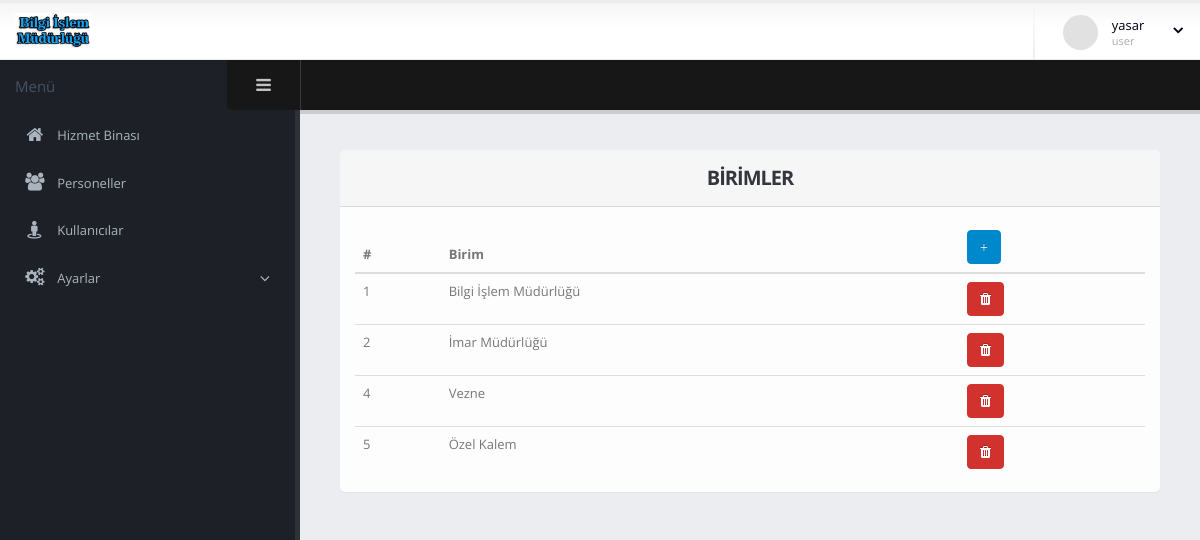
Page /birim.php (signed in) on the committed database.
### tables this page shows
CREATE TABLE IF NOT EXISTS `user` (
  `id` int(11) NOT NULL AUTO_INCREMENT,
  `ad` varchar(255) NOT NULL,
  `sifre` varchar(255) NOT NULL,
  `yetki` varchar(255) NOT NULL,
  PRIMARY KEY (`id`)
);

CREATE TABLE IF NOT EXISTS `birim` (
  `id` int(11) NOT NULL AUTO_INCREMENT,
  `ad` varchar(255) NOT NULL,
  PRIMARY KEY (`id`)
);

### birim.php (the view, shortened to what this page needs)
<?php
include "header.php";
include "db.php";
 ?>
 <section role="main" class="content-body">
   <header class="page-header">
   </header>
     <div class="row">
       <div class="col-md-12">
 								<section class="panel">
 									<header class="panel-heading">
 									<h2 class="panel-title"><b>BİRİMLER</b></h2>
 									</header>
 									<div class="panel-body">
 										<div class="table-responsive">
 											<table class="table table-hover mb-none">
 												<thead>
 													<tr>
 														<th>#</th>
 														<th>Birim</th>
 														<th><a class="modal-with-form btn btn-primary" href="#modalForm"><i class="fa  glyphicon-plus"></i></a></th>
 													</tr>
 												</thead>
 												<tbody>
                          <?php
                             $birim = $db->query("SELECT * FROM birim", PDO::FETCH_ASSOC);
                             if ( $birim->rowCount() ){
                             foreach( $birim as $birimler ){
                          ?>
 													<tr>
 														<td><?php echo $birimler['id']; ?></td>
 														<td><?php echo $birimler['ad']; ?></td>
 											      <td><a href="birim_sil_sonuc.php?id=<?php echo $birimler["id"]; ?>" class="delete-row"><button class="btn btn-danger"><i class="fa fa-trash"></i></button></a></td>
 													</tr>
                          <?php  } } ?>
 												</tbody>
 											</table>
 										</div>
 									</div>
 								</section>
 							</div>
     </div>
 </section>
</div>
</section>
<?php
include "footer.php";
 ?>

### header.php (shortened to what this page needs)
<?php
include "db.php";
if($_SESSION["login"]==true){
$id=$_SESSION["id"];
$query = $db->query("SELECT * FROM user WHERE id = '{$id}'")->fetch(PDO::FETCH_ASSOC);
 if ($query){
?>
<!doctype html>
<html class="fixed">
	<head>
		<link rel="stylesheet" href="assets/vendor/bootstrap/css/bootstrap.css" />
		<link rel="stylesheet" href="assets/vendor/font-awesome/css/font-awesome.css" />
		<link rel="stylesheet" href="assets/vendor/magnific-popup/magnific-popup.css" />
		<link rel="stylesheet" href="assets/vendor/bootstrap-datepicker/css/datepicker3.css" />
		<link rel="stylesheet" href="assets/vendor/select2/select2.css" />
		<link rel="stylesheet" href="assets/vendor/pnotify/pnotify.custom.css" />
		<link rel="stylesheet" href="assets/vendor/jquery-datatables-bs3/assets/css/datatables.css" />
    <link rel="stylesheet" href="assets/vendor/jquery-ui/css/ui-lightness/jquery-ui-1.10.4.custom.css" />
		<link rel="stylesheet" href="assets/vendor/bootstrap-multiselect/bootstrap-multiselect.css" />
		<link rel="stylesheet" href="assets/vendor/bootstrap-tagsinput/bootstrap-tagsinput.css" />
		<link rel="stylesheet" href="assets/vendor/bootstrap-colorpicker/css/bootstrap-colorpicker.css" />
		<link rel="stylesheet" href="assets/vendor/bootstrap-timepicker/css/bootstrap-timepicker.css" />
		<link rel="stylesheet" href="assets/vendor/dropzone/css/basic.css" />
		<link rel="stylesheet" href="assets/vendor/dropzone/css/dropzone.css" />
		<link rel="stylesheet" href="assets/vendor/bootstrap-markdown/css/bootstrap-markdown.min.css" />
		<link rel="stylesheet" href="assets/vendor/summernote/summernote.css" />
		<link rel="stylesheet" href="assets/vendor/summernote/summernote-bs3.css" />
		<link rel="stylesheet" href="assets/vendor/codemirror/lib/codemirror.css" />
		<link rel="stylesheet" href="assets/vendor/codemirror/theme/monokai.css" />
		<link rel="stylesheet" href="assets/stylesheets/theme.css" />
		<link rel="stylesheet" href="assets/stylesheets/skins/default.css" />
		<link rel="stylesheet" href="assets/stylesheets/theme-custom.css">
	</head>
	<body>
		<section class="body">
			<header class="header">
				<div class="logo-container">
					<a href="anasayfa.php" class="logo">
						<img src="assets/images/logo.jpg" height="35" alt="" />
					</a>
				</div>
				<div class="header-right">
					<span class="separator"></span>
					<div id="userbox" class="userbox">
						<a href="#" data-toggle="dropdown">
							<figure class="profile-picture">
								<img src="assets/images/!logged-user.jpg" alt="Joseph Doe" class="img-circle" data-lock-picture="assets/images/!logged-user.jpg" />
							</figure>
							<div class="profile-info" data-lock-name="John Doe" data-lock-email="johndoe@okler.com">
								<span class="name"><?php echo $query["ad"];?></span>
								<span class="role"><?php echo $query["yetki"];?></span>
							</div>
							<i class="fa custom-caret"></i>
						</a>
					</div>
				</div>
			</header>
			<div class="inner-wrapper">
				<aside id="sidebar-left" class="sidebar-left">
					<div class="sidebar-header">
						<div class="sidebar-title">
							Menü
						</div>
						<div class="sidebar-toggle hidden-xs" data-toggle-class="sidebar-left-collapsed" data-target="html" data-fire-event="sidebar-left-toggle">
							<i class="fa fa-bars" aria-label="Toggle sidebar"></i>
						</div>
					</div>
					<div class="nano">
						<div class="nano-content">
							<nav id="menu" class="nav-main" role="navigation">
								<ul class="nav nav-main">
									<li>
										<a href="anasayfa.php">
											<i class="fa fa-home" aria-hidden="true"></i>
											<span>Hizmet Binası</span>
										</a>
									</li>
									<li>
										<a href="personel.php">
											<i class="fa fa-group" aria-hidden="true"></i>
											<span>Personeller</span>
										</a>
									</li>
									<li>
										<a href="user.php">
											<i class="fa fa-street-view" aria-hidden="true"></i>
											<span>Kullanıcılar</span>
										</a>
									</li>
                  <li class="nav-parent">
										<a>
											<i class="fa fa-gears" aria-hidden="true"></i>
											<span>Ayarlar</span>
										</a>
                  </li>
								</ul>
							</nav>
						</div>
					</div>
				</aside>
<?php
}}
else{
	header("location:index.php");
}
?>

### assets/stylesheets/skins/default.css (style rules this page uses)
a, .btn-link { color: #0088cc; }
body .btn-primary { color: #ffffff; text-shadow: 0 -1px 0 rgba(0, 0, 0, 0.25); background-color: #0088cc; border-color: #0088cc; }
body .btn-danger { color: #ffffff; text-shadow: 0 -1px 0 rgba(0, 0, 0, 0.25); background-color: #d2322d; border-color: #d2322d; }

### rows in the picture
user: ad "yasar", yetki "user"
birim: id "1", ad "Bilgi İşlem Müdürlüğü"
birim: id "2", ad "İmar Müdürlüğü"
birim: id "4", ad "Vezne"
birim: id "5", ad "Özel Kalem"
